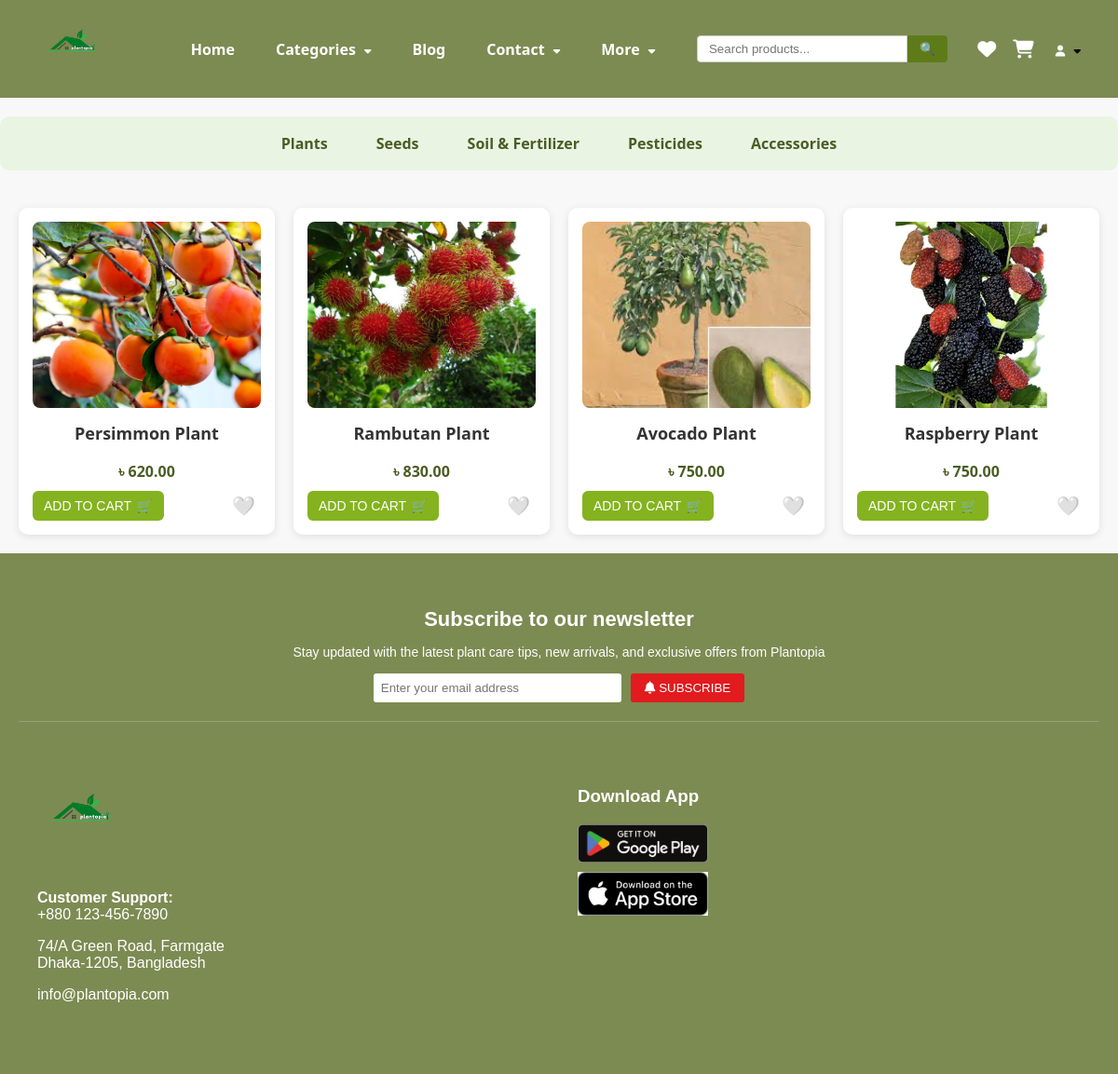
The page /category/fruits-plants/ on the database as committed earlier.
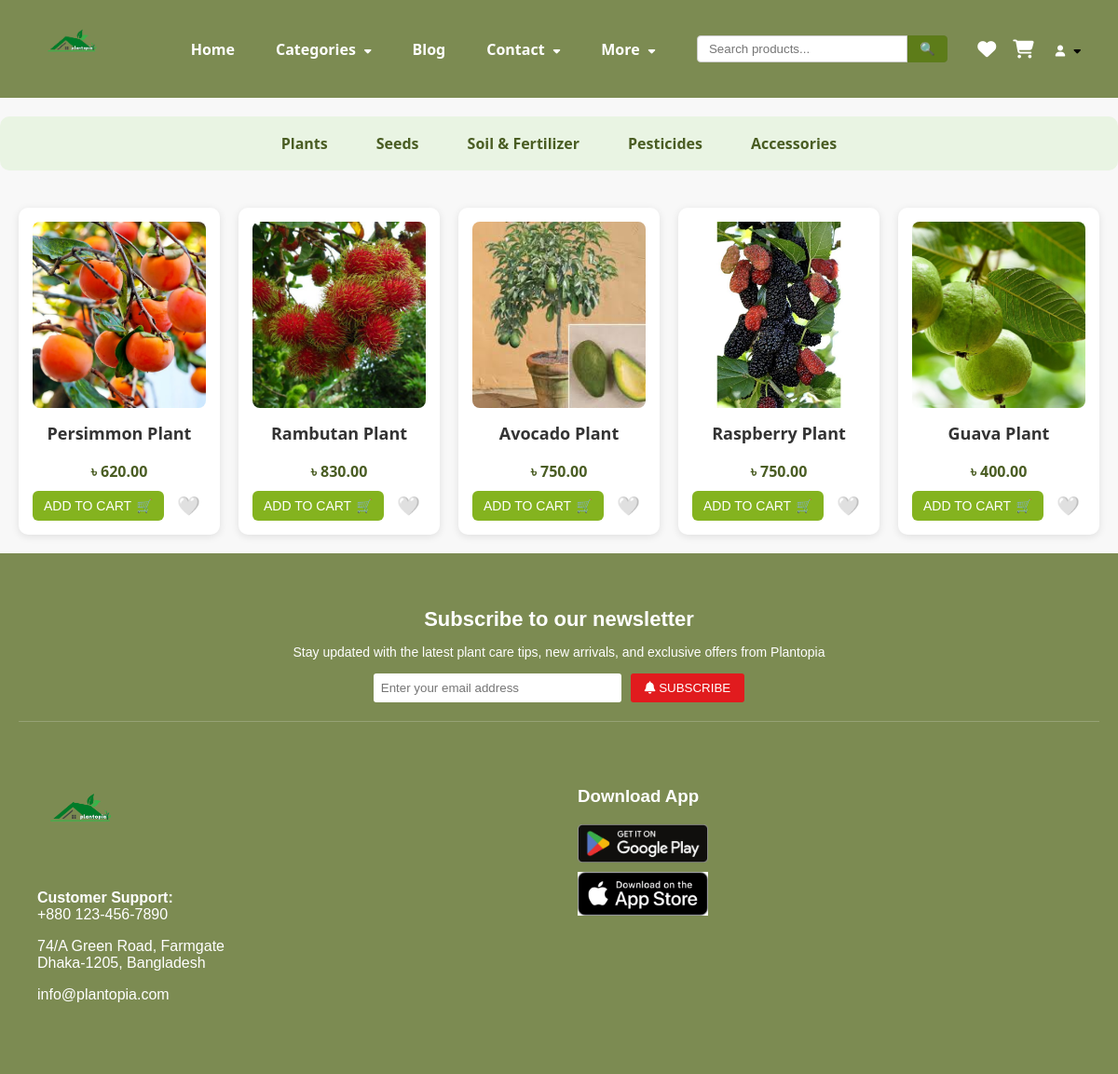
The same page on the database as committed later.
### shop/models.py (models this page shows, shortened)
class Category(models.Model):
    name = models.CharField(max_length=100)
    slug = models.SlugField(unique=True, blank=True)
    image = models.ImageField(upload_to='categories/', null=True, blank=True)
    parent = models.ForeignKey(
        'self',
        null=True,
        blank=True,
        related_name='children',
        on_delete=models.CASCADE
    )

class Product(models.Model):
    name = models.CharField(max_length=100)
    slug = models.SlugField(max_length=255, unique=True, blank=True)
    image = models.ImageField(upload_to='products/')
    price = models.DecimalField(max_digits=8, decimal_places=2)
    discount_price = models.DecimalField(max_digits=8, decimal_places=2, null=True, blank=True)
    category = models.ForeignKey('Category', on_delete=models.CASCADE)
    description = models.TextField(blank=True, null=True)
    availability = models.BooleanField(default=True)
    size = models.CharField(max_length=50, blank=True, null=True)
    stock = models.PositiveIntegerField(default=0)
    rating = models.FloatField(
        default=0,
        validators=[MinValueValidator(0), MaxValueValidator(5)]
    )
    best_deal = models.BooleanField(default=False)
    owner = models.ForeignKey(User, on_delete=models.CASCADE, null=True, blank=True, related_name="products")

### shop/views.py (the view)
# urls.py: path('category/<slug:slug>/', views.category_products, name='category_products'),
def category_products(request, slug):
    category = get_object_or_404(Category, slug=slug)
    categories = Category.objects.filter(parent__isnull=True)
    subcategories = Category.objects.filter(parent=category)
    products = None if subcategories.exists() else Product.objects.filter(category=category)
    return render(request, 'category_products.html', {
        'category': category,
        'categories': categories,
        'subcategories': subcategories if subcategories.exists() else None,
        'products': products,
    })

### shop/context_processors.py (called while the page is built)
def categories_processor(request):
    return {
        'categories': Category.objects.filter(parent__isnull=True)
    }

### templates/category_products.html (shortened to what this page needs)
{% extends 'base.html' %}
{% load static %}
{% block content %}
<link rel="stylesheet" href="{% static 'css/category_products.css' %}">
<div class="category-menu-bar">
    {% for cat in categories %}
        <a href="{% url 'category_products' cat.slug %}" class="{% if cat.slug == category.slug %}active{% endif %}">
            {{ cat.name }}
        </a>
    {% endfor %}
</div>
{% if subcategories %}
<div class="subcategory-grid">
    {% for subcat in subcategories %}
      <div class="subcategory-card">
        <a href="{% url 'category_products' subcat.slug %}">
          {% if subcat.image %}
            <img src="{{ subcat.image.url }}" alt="{{ subcat.name }}">
          {% else %}
            <img src="{% static 'images/default-category.png' %}" alt="{{ subcat.name }}">
          {% endif %}
          <h3>{{ subcat.name }}</h3>
        </a>
      </div>
    {% endfor %}
</div>
{% else %}
<div class="product-grid">
    {% for product in products %}
    <div class="product-card">
      <a href="{% url 'product_detail' product.slug %}">
        <img src="{{ product.image.url }}" alt="{{ product.name }}">
        <h3>{{ product.name }}</h3>
      </a>
      <p class="price">৳ {{ product.price }}</p>
      <div class="product-footer">
        <form method="POST" action="{% url 'add_to_cart' product.id %}">
          <button type="submit" class="addToCart-btn">
            ADD TO CART <span class="cart-icon">🛒</span>
          </button>
        </form>
        <form method="POST" action="{% url 'add_to_wishlist' product.id %}" style="display:inline;">
          <button type="submit" class="wishlist-icon" style="background:none; border:none; cursor:pointer;">
            🤍
          </button>
        </form>
      </div>
    </div>
    {% endfor %}
</div>
{% endif %}
{% endblock %}

Rows that differ between the two databases and show on the page:
added Product: image (picture), name "Guava Plant", price "400.00"
